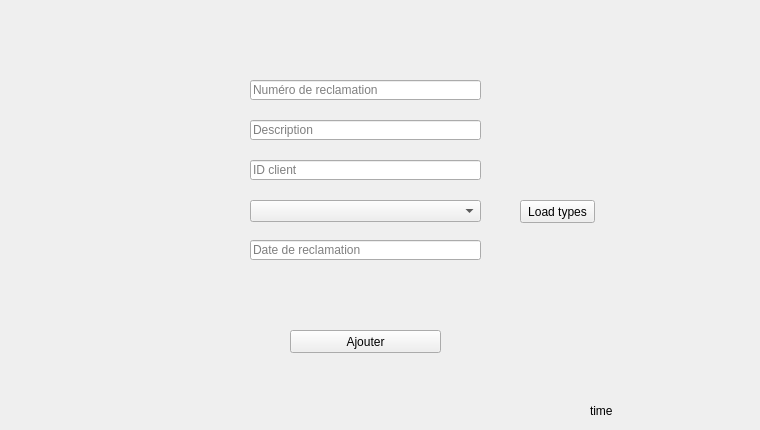
   <widget class="QWidget" name="AddA">
    <attribute name="title">
     <string>      Ajouter     </string>
    </attribute>
    <widget class="QPushButton" name="pb_ajouter">
     <property name="geometry">
      <rect>
       <x>290</x>
       <y>330</y>
       <width>151</width>
       <height>23</height>
      </rect>
     </property>
     <property name="text">
      <string>Ajouter</string>
     </property>
    </widget>
    <widget class="QComboBox" name="comboBox_typerec">
     <property name="geometry">
      <rect>
       <x>250</x>
       <y>200</y>
       <width>231</width>
       <height>22</height>
      </rect>
     </property>
     <property name="editable">
      <bool>false</bool>
     </property>
     <property name="currentText">
      <string/>
     </property>
     <property name="currentIndex">
      <number>-1</number>
     </property>
    </widget>
    <widget class="QLineEdit" name="lineEdit_numrec">
     <property name="geometry">
      <rect>
       <x>250</x>
       <y>80</y>
       <width>231</width>
       <height>20</height>
      </rect>
     </property>
     <property name="styleSheet">
      <string notr="true"/>
     </property>
     <property name="text">
      <string/>
     </property>
     <property name="placeholderText">
      <string>Numéro de reclamation</string>
     </property>
    </widget>
    <widget class="QLineEdit" name="lineEdit_description">
     <property name="geometry">
      <rect>
       <x>250</x>
       <y>120</y>
       <width>231</width>
       <height>20</height>
      </rect>
     </property>
     <property name="placeholderText">
      <string>Description</string>
     </property>
    </widget>
    <widget class="QLineEdit" name="lineEdit_idclient">
     <property name="geometry">
      <rect>
       <x>250</x>
       <y>160</y>
       <width>231</width>
       <height>20</height>
      </rect>
     </property>
     <property name="text">
      <string/>
     </property>
     <property name="placeholderText">
      <string>ID client</string>
     </property>
    </widget>
    <widget class="QLineEdit" name="lineEdit_date">
     <property name="geometry">
      <rect>
       <x>250</x>
       <y>240</y>
       <width>231</width>
       <height>20</height>
      </rect>
     </property>
     <property name="text">
      <string/>
     </property>
     <property name="placeholderText">
      <string>Date de reclamation</string>
     </property>
    </widget>
    <widget class="QPushButton" name="load">
     <property name="geometry">
      <rect>
       <x>520</x>
       <y>200</y>
       <width>75</width>
       <height>23</height>
      </rect>
     </property>
     <property name="text">
      <string>Load types</string>
     </property>
    </widget>
    <widget class="QLabel" name="label_2">
     <property name="geometry">
      <rect>
       <x>590</x>
       <y>400</y>
       <width>161</width>
       <height>21</height>
      </rect>
     </property>
     <property name="text">
      <string>time</string>
     </property>
    </widget>
   </widget>
